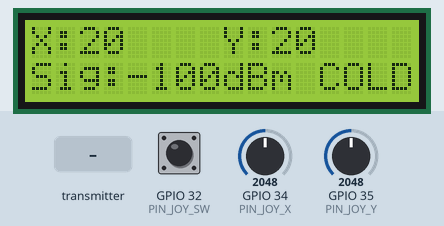
Recording of a sketch running on a simulated ESP32. Shown: 16×2 character LCD. The inputs (shaded band) are chosen by the test bench; at power-on: GPIO 34 (PIN_JOY_X) = 2048, GPIO 35 (PIN_JOY_Y) = 2048, GPIO 32 (PIN_JOY_SW) HIGH.

Above: at 2.2 s.
2.3 s: the transmitter starts sending rssi = 0
At 2.8 s:
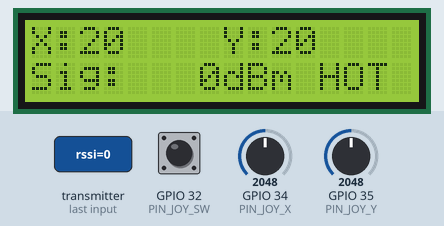
3.8 s: GPIO 34 (PIN_JOY_X) set to 2866
5.3 s: GPIO 35 (PIN_JOY_Y) set to 2866
At 5.7 s:
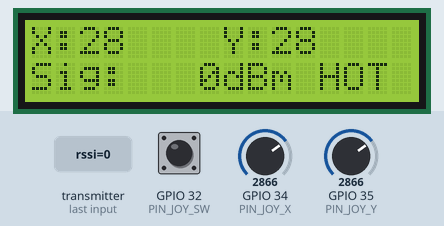
6.9 s: the transmitter starts sending rssi = 1024
At 7.6 s:
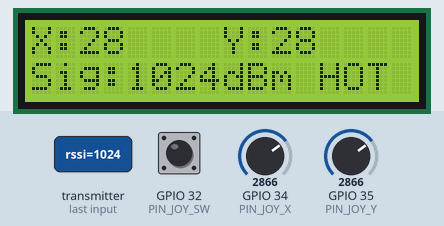
8.4 s: GPIO 34 (PIN_JOY_X) set to 3603
At 9.0 s:
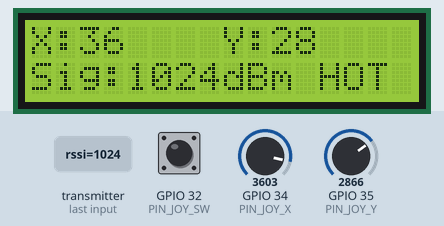
10.0 s: GPIO 35 (PIN_JOY_Y) set to 3603
At 11.0 s:
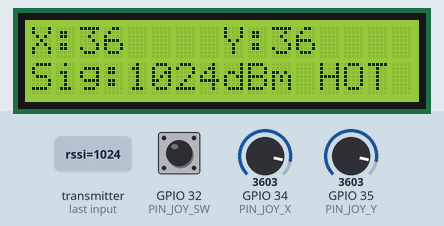
Timing chart, 0 to 12.5 s (numbered marks = the images above; inputs shaded):
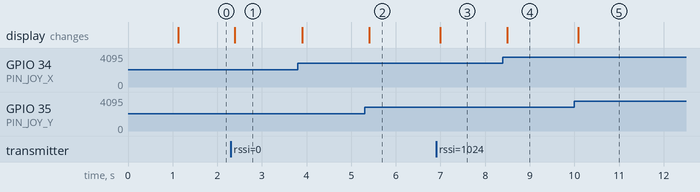

Measured:
- after the input at 2.3 s, the display: changes after 0.09 s (image 1)
- after the input at 5.3 s, the display: changes after 0.11 s (image 2)
- after the input at 6.9 s, the display: changes after 0.09 s (image 3)
- after the input at 8.4 s, the display: changes after 0.10 s (image 4)
- after the input at 10.0 s, the display: changes after 0.09 s (image 5)

The sketch:

remote_code.ino
```cpp
#include <esp_now.h>
#include <WiFi.h>
#include <Wire.h>
#include <LiquidCrystal_I2C.h>

// Initialize 16x2 LCD at I2C address 0x27
LiquidCrystal_I2C lcd(0x27, 16, 2);

// --- PIN DEFINITIONS ---
const int PIN_JOY_X  = 34; // Steering
const int PIN_JOY_Y  = 35; // Throttle
const int PIN_JOY_SW = 32; // Joystick Push Button

// --- ROVER MAC ADDRESS ---
uint8_t roverAddress[] = {0x7C, 0x9E, 0xBD, 0x60, 0x7E, 0x30};

// --- DATA PACKET STRUCTURES ---
typedef struct struct_control {
  int xValue;
  int yValue;
  bool buttonVal;
} struct_control;

typedef struct struct_telemetry {
  int rssi;
} struct_telemetry;

struct_control controlData;
struct_telemetry incomingTelemetry;
esp_now_peer_info_t peerInfo;

int liveRSSI = -100;

// Telemetry Receive Callback (Captures live RSSI from Rover)
void OnTelemetryRecv(const esp_now_recv_info *info, const uint8_t *incomingDataPtr, int len) {
  memcpy(&incomingTelemetry, incomingDataPtr, sizeof(incomingTelemetry));
  liveRSSI = incomingTelemetry.rssi;
}

void setup() {
  Serial.begin(115200);
  pinMode(PIN_JOY_SW, INPUT_PULLUP);

  // Stabilize I2C bus timing for PCF8574 chip
  Wire.begin(21, 22);
  Wire.setClock(50000);

  // LCD Setup
  lcd.init();
  lcd.backlight();
  lcd.setCursor(0, 0);
  lcd.print("Survivor Finder");
  lcd.setCursor(0, 1);
  lcd.print("Linking...");

  // ESP-NOW Radio Setup
  WiFi.mode(WIFI_STA);
  WiFi.setChannel(1, WIFI_SECOND_CHAN_NONE); // Locked to Channel 1

  if (esp_now_init() != ESP_OK) {
    lcd.setCursor(0, 1);
    lcd.print("ESP-NOW Fail!  ");
    return;
  }

  // Register Rover Peer
  memcpy(peerInfo.peer_addr, roverAddress, 6);
  peerInfo.channel = 1;
  peerInfo.encrypt = false;

  if (esp_now_add_peer(&peerInfo) != ESP_OK) {
    lcd.setCursor(0, 1);
    lcd.print("Peer Fail!     ");
    return;
  }

  esp_now_register_recv_cb(OnTelemetryRecv);

  delay(1000);
  lcd.clear();
}

void loop() {
  // 1. Read Analog Joystick
  controlData.xValue = analogRead(PIN_JOY_X);
  controlData.yValue = analogRead(PIN_JOY_Y);
  controlData.buttonVal = digitalRead(PIN_JOY_SW);

  // 2. Transmit Control Packet to Rover
  esp_now_send(roverAddress, (uint8_t *)&controlData, sizeof(controlData));

  // 3. LCD Line 1: Formatted coordinates (cleans ghost digits)
  char line0[17];
  snprintf(line0, sizeof(line0), "X:%-4d  Y:%-4d", controlData.xValue / 100, controlData.yValue / 100);
  lcd.setCursor(0, 0);
  lcd.print(line0);

  // 4. LCD Line 2: Signal Strength & Proximity Zone
  char line1[17];
  if (liveRSSI > -55 && liveRSSI != -100) {
    snprintf(line1, sizeof(line1), "Sig:%4ddBm HOT ", liveRSSI);
  } else if (liveRSSI > -75 && liveRSSI != -100) {
    snprintf(line1, sizeof(line1), "Sig:%4ddBm WARM", liveRSSI);
  } else {
    snprintf(line1, sizeof(line1), "Sig:%4ddBm COLD", liveRSSI);
  }
  lcd.setCursor(0, 1);
  lcd.print(line1);

  delay(50); // 20Hz update cycle
}
```
